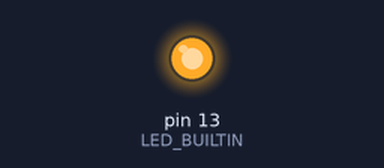
The sketch below on a simulated Arduino Uno, built with avr-gcc and run on an emulated ATmega328P. Shown: output pins drawn as LEDs (lit = HIGH).

Above: at 0.2 s.
At 18.0 s:
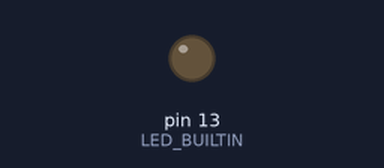
Timing chart, 0 to 25.7 s (numbered marks = the images above):
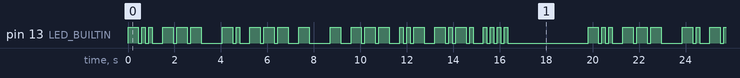

Measured:
- by itself, pin 13 (LED_BUILTIN): moves between LOW and HIGH, repeating every 19.8 s
- by itself, everything shown: repeats every 19.8 s, in 54 steps

The sketch:

Morse.ino
```cpp
int codes[26];

//storage
// duration of one dot, ms
const int dotLength = 150;

void setup() {
  pinMode(LED_BUILTIN, OUTPUT);
  codes[2]= 3131; //c
  codes[3] = 311; //d
  codes[4] = 1; //e
  codes[7] = 1111; //h
  codes[11] = 1311; // l
  codes[13] = 31; // n
  codes[14] = 333; // o
  codes[19] = 3; // t
  codes[20] = 113; // u
}

void loop() {
  MorseMessage("do not touch");
  delay(dotLength * 20);
}
```

MorseConverter.ino
```cpp
void MorseMessage(String message)
{
  for (int i = 0; i < message.length(); i++)
  {
    byte letter =  message[i];
    if(letter == ' ')
    {
        delay(dotLength * 3);
        continue;
    }

    int index = letter <= 90 && letter >= 65
                ? letter - 65
                : letter <= 122 && letter >= 97
                  ? letter - 97
                  : -1;
    if( index < 0)
    {
      continue;
    }

    int code = codes[index];
    int codeParts[5];
    int codePartsHandle = 0;
    while (code > 0)
    {
      int codePart = code % 10;
      code = code / 10;
      codeParts[codePartsHandle++] = codePart;
    }

    for( int j = codePartsHandle - 1; j >= 0; j--)
    {
      Blink(codeParts[j] * dotLength);

      delay(dotLength);
    }

    delay(dotLength * 2);
  }
}

void Blink(int blinkDuration)
{
  digitalWrite(LED_BUILTIN, HIGH);
  delay(blinkDuration);
  digitalWrite(LED_BUILTIN, LOW);
}
```
